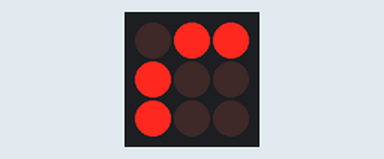
Bench run of a sketch on a simulated Arduino Uno, built with avr-gcc and run on an emulated ATmega328P. Parts: 3×3 LED matrix. Wiring (inferred from the names in the program): LED matrix (orientation assumed): rows pin 5, pin 6, pin 7; columns pin 8, pin 9, pin 10.

Above: at 0.1 s.
At 1.1 s:
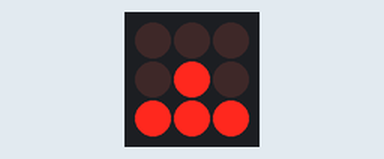
At 2.1 s:
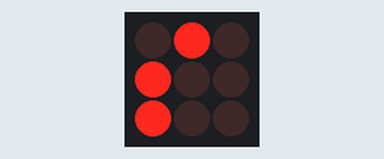

Measured:
- by itself, everything shown: repeats every 3.0 s, in 3 steps
- what the display in image 0 shows lasts 1.1 s, from 0.0 s to 1.1 s

The sketch:

Matrix_3x3.ino
```cpp
// Matrix_3x3

// Jesus-koppling
// Lila = 5
// Grön = 6
// Grå = 7

// Brun 8
// Gul 9
// Orange = 10

int idx = 0;
unsigned long last;
byte leds[3][3];
byte rr[] = {8,9,10};
byte cc[] = {5,6,7};

byte patterns[][3] = {
  {0, 1, 1},
  {1, 0, 0},
  {1, 0, 0},

  {0, 0, 1},
  {0, 1, 1},
  {0, 0, 1},

  {0, 1, 1},
  {1, 0, 0},
  {0, 0, 0},
};

void setup() {
  last = millis();
  pinMode(8, OUTPUT);
  pinMode(9, OUTPUT);
  pinMode(10, OUTPUT);

  pinMode(5, OUTPUT);
  pinMode(6, OUTPUT);
  pinMode(7, OUTPUT);

  for (int r = 0; r < 3; r++) digitalWrite(rr[r], LOW);
  for (int c = 0; c < 3; c++) digitalWrite(cc[c], HIGH);
}

void setLeds(byte patterns[][3], int idx) {
  for (int r = 0; r < 3; r++) {
    for (int c = 0; c < 3; c++) {
      leds[r][c] = patterns[r + idx][c];
    }
  }
}

void draw() {
  for (int r=0; r<3; r++) {
    digitalWrite(rr[r], HIGH);
    for (int c=0; c<3; c++) {
      digitalWrite(cc[c], 1 - leds[r][c]);
    }
    delayMicroseconds(1000);
    digitalWrite(rr[r], LOW);
  }
}

void loop() {
  if (millis() - last > 1000) {
    idx = idx+3;
    if (idx == 9) idx=0;
    last = millis();
  }
  setLeds(patterns, idx);
  draw();
}
```
